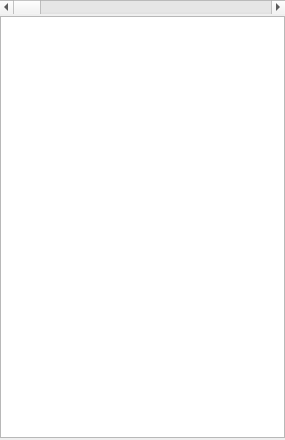
<?xml version="1.0" encoding="UTF-8"?>
<ui version="4.0">
 <class>TimeLineWidget</class>
 <widget class="QWidget" name="TimeLineWidget">
  <property name="geometry">
   <rect>
    <x>0</x>
    <y>0</y>
    <width>285</width>
    <height>440</height>
   </rect>
  </property>
  <property name="windowTitle">
   <string>Form</string>
  </property>
  <layout class="QVBoxLayout" name="verticalLayout">
   <property name="spacing">
    <number>2</number>
   </property>
   <property name="leftMargin">
    <number>0</number>
   </property>
   <property name="topMargin">
    <number>0</number>
   </property>
   <property name="rightMargin">
    <number>0</number>
   </property>
   <property name="bottomMargin">
    <number>0</number>
   </property>
   <item>
    <widget class="QScrollBar" name="timeHScrollBar">
     <property name="minimum">
      <number>0</number>
     </property>
     <property name="maximum">
      <number>999999999</number>
     </property>
     <property name="orientation">
      <enum>Qt::Horizontal</enum>
     </property>
     <property name="invertedAppearance">
      <bool>false</bool>
     </property>
     <property name="invertedControls">
      <bool>false</bool>
     </property>
    </widget>
   </item>
   <item>
    <widget class="TimeLineView" name="graphicsView">
     <property name="verticalScrollBarPolicy">
      <enum>Qt::ScrollBarAlwaysOff</enum>
     </property>
     <property name="horizontalScrollBarPolicy">
      <enum>Qt::ScrollBarAlwaysOff</enum>
     </property>
     <property name="backgroundBrush">
      <brush brushstyle="SolidPattern">
       <color alpha="255">
        <red>205</red>
        <green>210</green>
        <blue>172</blue>
       </color>
      </brush>
     </property>
     <property name="interactive">
      <bool>false</bool>
     </property>
     <property name="transformationAnchor">
      <enum>QGraphicsView::NoAnchor</enum>
     </property>
    </widget>
   </item>
   <item>
    <widget class="FindWidget" name="findWidget" native="true"/>
   </item>
  </layout>
 </widget>
 <customwidgets>
  <customwidget>
   <class>TimeLineView</class>
   <extends>QGraphicsView</extends>
   <header>time_line_view.h</header>
  </customwidget>
  <customwidget>
   <class>FindWidget</class>
   <extends>QWidget</extends>
   <header>find_widget.h</header>
   <container>1</container>
  </customwidget>
 </customwidgets>
 <resources/>
 <connections/>
</ui>
